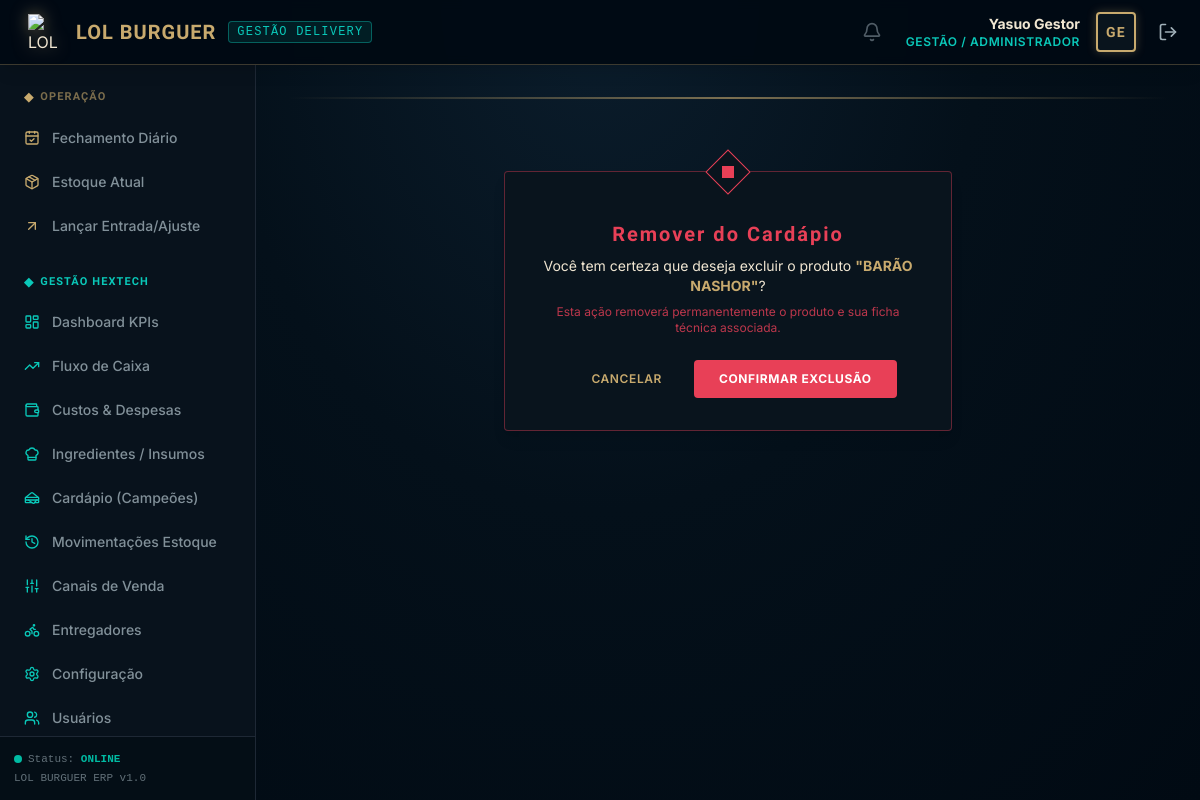
The app's page /produtos/itens/70/excluir/ (signed in) with its own data.
### core/models.py (models this page shows, shortened)
class Usuario(AbstractUser):
    ROLE_CHOICES = (
        ('GESTAO', 'Gestão / Administrador'),
        ('OPERADOR', 'Operador de Caixa / Atendente'),
    )
    role = models.CharField(
        max_length=20,
        choices=ROLE_CHOICES,
        default='OPERADOR',
        verbose_name="Cargo / Nível de Acesso"
    )
    class Meta:
        verbose_name = "Usuário"
        verbose_name_plural = "Usuários"
        ordering = ['username']

### produtos/models.py (models this page shows, shortened)
class Produto(models.Model):
    CATEGORIAS = (
        ('BURGER', 'Hambúrgueres (Campeões)'),
        ('BEBIDA', 'Bebidas'),
        ('ACOMPANHAMENTO', 'Acompanhamentos e Fritas'),
        ('COMBO', 'Combos Hextech'),
        ('ENTRADA', 'Entradas e Porções'),
        ('CROISSANT', 'Croissants'),
        ('SOBREMESA', 'Sobremesas e Mimos'),
    )
    nome = models.CharField(max_length=100, verbose_name="Nome do Produto")
    categoria = models.CharField(max_length=20, choices=CATEGORIAS, default='BURGER', verbose_name="Categoria")
    descricao = models.TextField(blank=True, null=True, verbose_name="Descrição do Lanche")
    foto = models.ImageField(upload_to='produtos/', blank=True, null=True, verbose_name="Foto do Lanche")
    status = models.BooleanField(default=True, verbose_name="Ativo / Em Linha")
    custo_aquisicao = models.DecimalField(
        max_digits=10, decimal_places=2, default=Decimal('0.00'),
        verbose_name="Custo de aquisição (revenda)",
        help_text="Só para itens de revenda comprados prontos (refrigerante, água, chocolate). "
                  "Deixe 0 para produtos feitos por ficha técnica.")
    class Meta:
        verbose_name = "Produto"
        verbose_name_plural = "Produtos"
        ordering = ['nome']

### core/decorators.py (the view)
    def _wrapped_view_func(request, *args, **kwargs):
        if request.user.is_authenticated and request.user.role == 'GESTAO':
            return view_func(request, *args, **kwargs)
        messages.error(request, "Acesso negado: Apenas a Gestão tem permissão para acessar esta página.")
        return redirect('home')

### produtos/views.py (called while the page is built)
@login_required
@gestao_required
def produto_excluir(request, pk):
    produto = get_object_or_404(Produto, pk=pk)
    if request.method == 'POST':
        nome = produto.nome
        produto.delete()
        messages.success(request, f"Produto '{nome}' removido com sucesso.")
        return redirect('produto_listar')
    return render(request, 'produtos/produto_confirm_delete.html', {'produto': produto})

### templates/produtos/produto_confirm_delete.html (shortened to what this page needs)
{% extends "base.html" %}
{% block content %}
<div class="max-w-md mx-auto my-12">
    <div class="bg-hex_dark_card border border-hex_danger/40 p-6 md:p-8 rounded shadow-lg relative text-center">
        <div class="absolute top-0 left-1/2 transform -translate-x-1/2 -translate-y-1/2 w-8 h-8 rotate-45 border border-hex_danger flex items-center justify-center bg-hex_dark_card">
            <div class="w-3 h-3 bg-hex_danger rotate-45"></div>
        </div>
        <h1 class="text-xl font-bold title-hex text-hex_danger mt-4 mb-2">Remover do Cardápio</h1>
        <p class="text-sm text-hex_gold_light mb-6">
            Você tem certeza que deseja excluir o produto <span class="font-bold text-hex_gold">"{{ produto.nome }}"</span>?
            <br>
            <span class="text-xs text-hex_danger/80 block mt-2">Esta ação removerá permanentemente o produto e sua ficha técnica associada.</span>
        </p>
        <form method="post" class="flex items-center justify-center space-x-4">
            <a href="{% url 'produto_listar' %}" class="px-4 py-2.5 rounded text-xs font-semibold text-hex_gold hover:text-white transition-all uppercase tracking-wider">
                Cancelar
            </a>
            <button type="submit" class="bg-hex_danger hover:bg-red-700 text-white font-bold py-2.5 px-6 rounded transition-all uppercase tracking-wider text-xs border border-hex_danger/40">
                Confirmar Exclusão
            </button>
        </form>
    </div>
</div>
{% endblock %}

### templates/base.html (shortened to what this page needs)
<!DOCTYPE html>
<html lang="pt-br" class="h-full">
<head>
    <script src="https://cdn.tailwindcss.com"></script>
</head>
<body class="h-full flex flex-col" x-data="{ mobileSidebarOpen: false }">
    <header class="bg-hex_dark_bg/95 border-b border-hex_gold/30 px-4 py-3 flex items-center justify-between z-20 shadow-lg backdrop-blur-sm">
        <div class="flex items-center space-x-3">
            <div class="flex items-center space-x-3">
                <img src="/media/produtos/logo.png" alt="LOL BURGUER Logo" class="w-9 h-9 object-contain filter drop-shadow-[0_0_8px_rgba(200,170,110,0.5)]">
                <span class="text-xl font-bold title-hex text-hex_gold tracking-wider">LOL BURGUER</span>
                <span class="hidden md:inline-block text-xs font-mono uppercase tracking-widest text-hex_blue border border-hex_blue/40 bg-hex_blue/10 px-2 py-0.5 rounded">
                    Gestão Delivery
                </span>
            </div>
        </div>
        <div class="flex items-center space-x-4">
            {% if user.is_authenticated %}
                <div hx-get="{% url 'notificacoes_badge' %}" hx-trigger="load, every 60s" class="relative group cursor-pointer mr-2">
                    <i data-lucide="bell" class="w-5 h-5 text-hex_gold_dim opacity-50 group-hover:opacity-100 transition-opacity"></i>
                </div>
                <div class="text-right hidden sm:block">
                    <p class="text-sm font-bold text-hex_gold_light">{{ user.get_full_name|default:user.username }}</p>
                    <p class="text-xs text-hex_blue uppercase tracking-wider font-semibold">{{ user.get_role_display }}</p>
                </div>
                <div class="w-10 h-10 border-2 border-hex_gold rounded flex items-center justify-center bg-hex_dark_card shadow-[0_0_10px_rgba(200,170,110,0.3)]">
                    <span class="text-hex_gold font-bold title-hex text-sm">{{ user.username|slice:":2"|upper }}</span>
                </div>
                <a href="{% url 'logout' %}" class="text-hex_gold_dim hover:text-hex_gold p-1.5 rounded hover:bg-hex_dark_card transition-all" title="Sair do Sistema">
                    <i data-lucide="log-out" class="w-5 h-5"></i>
                </a>
            {% else %}
                <span class="text-xs uppercase text-hex_gold_dim font-mono">Sem autenticação</span>
            {% endif %}
        </div>
    </header>
    <div class="flex-1 flex min-h-0 overflow-hidden">
        {% if user.is_authenticated %}
        <aside
            :class="mobileSidebarOpen ? 'translate-x-0' : '-translate-x-full lg:translate-x-0'"
            class="fixed inset-y-0 left-0 pt-16 lg:pt-0 lg:static w-64 bg-hex_dark_card/95 border-r border-hex_dark_border flex flex-col justify-between transition-transform duration-300 ease-in-out z-10 lg:z-0 backdrop-blur-sm"
        >
            <div class="flex-1 overflow-y-auto px-3 py-6 space-y-7">
                <div>
                    <h3 class="text-[11px] uppercase text-hex_gold/60 font-bold tracking-widest mb-3 px-3 title-hex flex items-center space-x-1.5">
                        <span class="text-hex_gold text-xs">◆</span>
                        <span>Operação</span>
                    </h3>
                    <nav class="space-y-1">
                        <a href="{% url 'fechamento_diario' %}" class="flex items-center space-x-3 px-3 py-2.5 rounded text-sm font-medium transition-all hover:bg-hex_dark_bg/80 hover:text-hex_gold_light {% if request.resolver_match.url_name == 'fechamento_diario' %}bg-[#0B1D2C] text-hex_gold_light border-l-4 border-hex_gold font-bold shadow-[0_0_10px_rgba(200,170,110,0.15)]{% else %}text-hex_gold_dim/80{% endif %}">
                            <i data-lucide="calendar-check" class="w-4 h-4 text-hex_gold"></i>
                            <span>Fechamento Diário</span>
                        </a>
                        <a href="{% url 'estoque_resumo' %}" class="flex items-center space-x-3 px-3 py-2.5 rounded text-sm font-medium transition-all hover:bg-hex_dark_bg/80 hover:text-hex_gold_light {% if request.resolver_match.url_name == 'estoque_resumo' %}bg-[#0B1D2C] text-hex_gold_light border-l-4 border-hex_gold font-bold shadow-[0_0_10px_rgba(200,170,110,0.15)]{% else %}text-hex_gold_dim/80{% endif %}">
                            <i data-lucide="package" class="w-4 h-4 text-hex_gold"></i>
                            <span>Estoque Atual</span>
                        </a>
                        <a href="{% url 'estoque_ajustar' %}" class="flex items-center space-x-3 px-3 py-2.5 rounded text-sm font-medium transition-all hover:bg-hex_dark_bg/80 hover:text-hex_gold_light {% if request.resolver_match.url_name == 'estoque_ajustar' %}bg-[#0B1D2C] text-hex_gold_light border-l-4 border-hex_gold font-bold shadow-[0_0_10px_rgba(200,170,110,0.15)]{% else %}text-hex_gold_dim/80{% endif %}">
                            <i data-lucide="arrow-up-right" class="w-4 h-4 text-hex_gold"></i>
                            <span>Lançar Entrada/Ajuste</span>
                        </a>
                    </nav>
                </div>
                {% if user.role == 'GESTAO' %}
                <div>
                    <h3 class="text-[11px] uppercase text-hex_blue font-bold tracking-widest mb-3 px-3 title-hex flex items-center space-x-1.5">
                        <span class="text-hex_blue text-xs">◆</span>
                        <span>Gestão Hextech</span>
                    </h3>
                    <nav class="space-y-1">
                        <a href="{% url 'dashboard' %}" class="flex items-center space-x-3 px-3 py-2.5 rounded text-sm font-medium transition-all hover:bg-hex_dark_bg/80 hover:text-hex_blue {% if request.resolver_match.url_name == 'dashboard' %}bg-[#0B1D2C] text-hex_blue border-l-4 border-hex_blue font-bold shadow-[0_0_10px_rgba(10,200,185,0.2)]{% else %}text-hex_gold_dim/80{% endif %}">
                            <i data-lucide="layout-dashboard" class="w-4 h-4 text-hex_blue"></i>
                            <span>Dashboard KPIs</span>
                        </a>
                        <a href="{% url 'fluxo_caixa_projetado' %}" class="flex items-center space-x-3 px-3 py-2.5 rounded text-sm font-medium transition-all hover:bg-hex_dark_bg/80 hover:text-hex_blue {% if request.resolver_match.url_name == 'fluxo_caixa_projetado' %}bg-[#0B1D2C] text-hex_blue border-l-4 border-hex_blue font-bold shadow-[0_0_10px_rgba(10,200,185,0.2)]{% else %}text-hex_gold_dim/80{% endif %}">
                            <i data-lucide="trending-up" class="w-4 h-4 text-hex_blue"></i>
                            <span>Fluxo de Caixa</span>
                        </a>
                        <a href="{% url 'despesa_listar' %}" class="flex items-center space-x-3 px-3 py-2.5 rounded text-sm font-medium transition-all hover:bg-hex_dark_bg/80 hover:text-hex_blue {% if request.resolver_match.url_name == 'despesa_listar' or 'despesa_criar' in request.resolver_match.url_name or 'despesa_editar' in request.resolver_match.url_name %}bg-[#0B1D2C] text-hex_blue border-l-4 border-hex_blue font-bold shadow-[0_0_10px_rgba(10,200,185,0.2)]{% else %}text-hex_gold_dim/80{% endif %}">
                            <i data-lucide="wallet" class="w-4 h-4 text-hex_blue"></i>
                            <span>Custos & Despesas</span>
                        </a>
                        <a href="{% url 'ingrediente_listar' %}" class="flex items-center space-x-3 px-3 py-2.5 rounded text-sm font-medium transition-all hover:bg-hex_dark_bg/80 hover:text-hex_blue {% if request.resolver_match.url_name == 'ingrediente_listar' %}bg-[#0B1D2C] text-hex_blue border-l-4 border-hex_blue font-bold shadow-[0_0_10px_rgba(10,200,185,0.2)]{% else %}text-hex_gold_dim/80{% endif %}">
                            <i data-lucide="chef-hat" class="w-4 h-4 text-hex_blue"></i>
                            <span>Ingredientes / Insumos</span>
                        </a>
                        <a href="{% url 'produto_listar' %}" class="flex items-center space-x-3 px-3 py-2.5 rounded text-sm font-medium transition-all hover:bg-hex_dark_bg/80 hover:text-hex_blue {% if request.resolver_match.url_name == 'produto_listar' %}bg-[#0B1D2C] text-hex_blue border-l-4 border-hex_blue font-bold shadow-[0_0_10px_rgba(10,200,185,0.2)]{% else %}text-hex_gold_dim/80{% endif %}">
                            <i data-lucide="sandwich" class="w-4 h-4 text-hex_blue"></i>
                            <span>Cardápio (Campeões)</span>
                        </a>
                        <a href="{% url 'estoque_historico' %}" class="flex items-center space-x-3 px-3 py-2.5 rounded text-sm font-medium transition-all hover:bg-hex_dark_bg/80 hover:text-hex_blue {% if request.resolver_match.url_name == 'estoque_historico' %}bg-[#0B1D2C] text-hex_blue border-l-4 border-hex_blue font-bold shadow-[0_0_10px_rgba(10,200,185,0.2)]{% else %}text-hex_gold_dim/80{% endif %}">
                            <i data-lucide="history" class="w-4 h-4 text-hex_blue"></i>
                            <span>Movimentações Estoque</span>
                        </a>
                        <a href="{% url 'canal_listar' %}" class="flex items-center space-x-3 px-3 py-2.5 rounded text-sm font-medium transition-all hover:bg-hex_dark_bg/80 hover:text-hex_blue {% if request.resolver_match.url_name == 'canal_listar' %}bg-[#0B1D2C] text-hex_blue border-l-4 border-hex_blue font-bold shadow-[0_0_10px_rgba(10,200,185,0.2)]{% else %}text-hex_gold_dim/80{% endif %}">
                            <i data-lucide="sliders" class="w-4 h-4 text-hex_blue"></i>
                            <span>Canais de Venda</span>
                        </a>
                        <a href="{% url 'entregador_listar' %}" class="flex items-center space-x-3 px-3 py-2.5 rounded text-sm font-medium transition-all hover:bg-hex_dark_bg/80 hover:text-hex_blue {% if request.resolver_match.url_name == 'entregador_listar' %}bg-[#0B1D2C] text-hex_blue border-l-4 border-hex_blue font-bold shadow-[0_0_10px_rgba(10,200,185,0.2)]{% else %}text-hex_gold_dim/80{% endif %}">
                            <i data-lucide="bike" class="w-4 h-4 text-hex_blue"></i>
                            <span>Entregadores</span>
                        </a>
                        <a href="{% url 'configuracao_financeira' %}" class="flex items-center space-x-3 px-3 py-2.5 rounded text-sm font-medium transition-all hover:bg-hex_dark_bg/80 hover:text-hex_blue {% if request.resolver_match.url_name == 'configuracao_financeira' %}bg-[#0B1D2C] text-hex_blue border-l-4 border-hex_blue font-bold shadow-[0_0_10px_rgba(10,200,185,0.2)]{% else %}text-hex_gold_dim/80{% endif %}">
                            <i data-lucide="settings" class="w-4 h-4 text-hex_blue"></i>
                            <span>Configuração</span>
                        </a>
                        <a href="{% url 'usuario_listar' %}" class="flex items-center space-x-3 px-3 py-2.5 rounded text-sm font-medium transition-all hover:bg-hex_dark_bg/80 hover:text-hex_blue {% if 'usuario' in request.resolver_match.url_name %}bg-[#0B1D2C] text-hex_blue border-l-4 border-hex_blue font-bold shadow-[0_0_10px_rgba(10,200,185,0.2)]{% else %}text-hex_gold_dim/80{% endif %}">
                            <i data-lucide="users" class="w-4 h-4 text-hex_blue"></i>
                            <span>Usuários</span>
                        </a>
                    </nav>
                </div>
                {% endif %}
            </div>
            <div class="p-3.5 border-t border-hex_dark_border bg-hex_dark_bg/50 text-[11px] font-mono text-hex_gold_dim/60">
                <p class="flex items-center space-x-1.5">
                    <span class="w-2 h-2 rounded-full bg-hex_success animate-pulse inline-block"></span>
                    <span>Status: <strong class="text-hex_success font-semibold">ONLINE</strong></span>
                </p>
                <p class="mt-0.5">LOL BURGUER ERP v1.0</p>
            </div>
        </aside>
        {% endif %}
        <main class="flex-1 flex flex-col overflow-y-auto min-h-0 p-4 md:p-6 lg:p-8 relative">
            <div class="h-0.5 bg-gradient-to-r from-transparent via-hex_gold to-transparent mb-6 opacity-60"></div>
            {% block content %}
            {% endblock %}
        </main>
    </div>
</body>
</html>

### templates/base.html (style rules this page uses)
body { font-family: 'Inter', 'Rubik', sans-serif; background-color: #010A13; background-image: radial-gradient(ellipse at 50% 0%, #0B1D2C 0%, #04101A 45%, #010A13 100%); color: #F0E6D2; }
.title-hex { font-family: 'Marcellus', 'Cinzel', serif; letter-spacing: 0.1em; }

### records on screen
Usuario: get_full_name "Yasuo Gestor", role "GESTÃO / ADMINISTRADOR", username "GE"
Produto: nome "BARÃO NASHOR"
